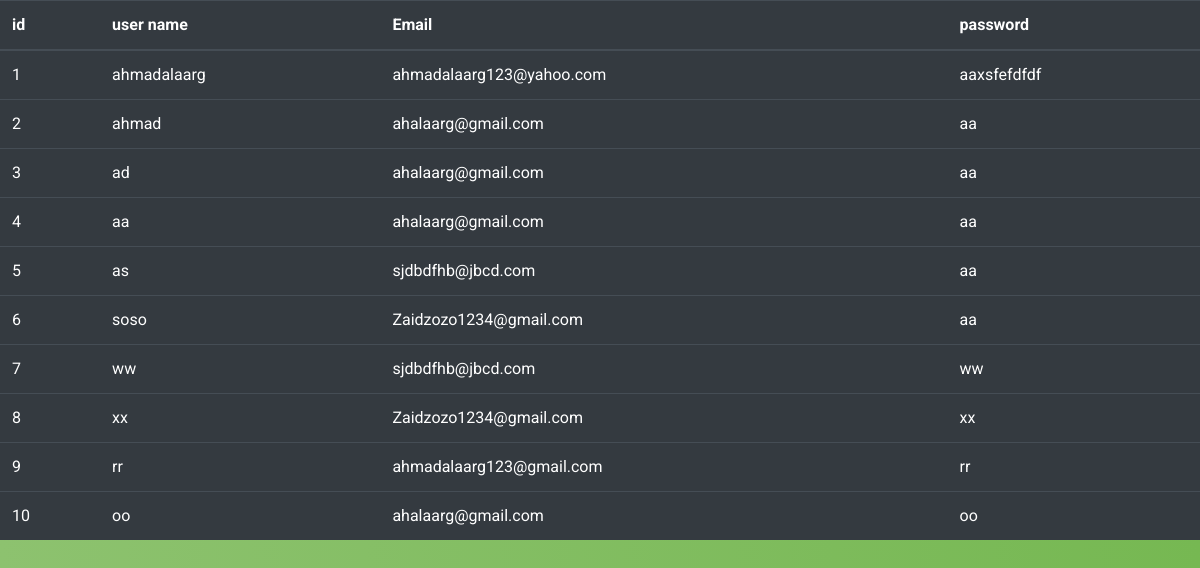
The app's page /admin.php with its own data.
### tables this page shows
CREATE TABLE `users` (
  `id` int(11) NOT NULL,
  `username` varchar(255) NOT NULL,
  `email` varchar(255) NOT NULL,
  `pass` varchar(255) NOT NULL
);

### admin.php (the view, shortened to what this page needs)
<!DOCTYPE html>
<html lang="en">
<head>
    <link rel="stylesheet" href="./assets/css/bootstrap.min.css" />
    <link rel="stylesheet" href="./assets/css/style.css" />
</head>
<body>
    <table class="table table-dark">
        <thead>
            <tr>
                <th scope="col">id</th>
                <th scope="col">user name</th>
                <th scope="col">Email</th>
                <th scope="col">password</th>
            </tr>
        </thead>
        <tbody>
            <?php
            include 'database.php';
            $sql = "SELECT * FROM users ";
            if ($result = mysqli_query($conn, $sql)) {
                while ($row = mysqli_fetch_row($result)) {
                    echo "
                        <tr>
                            <td>" . $row[0] . "</td>
                            <td>" . $row[1] . "</td>
                            <td>" . $row[2] . "</td>
                            <td>" . $row[3] . "</td>
                            </tr>
                                 ";
                };
            }
            ?>
        </tbody>
    </table>
</body>
</html>

### assets/css/style.css (style rules this page uses)
body { background: #76b852; background: -webkit-linear-gradient(right, #76b852, #8dc26f); background: -moz-linear-gradient(right, #76b852, #8dc26f); background: -o-linear-gradient(right, #76b852, #8dc26f); background: linear-gradient(to left, #76b852, #8dc26f); font-family: "Roboto", sans-serif; -webkit-font-smoothing: antialiased; -moz-osx-font-smoothing: grayscale; }

### records on screen
users: id "1", username "ahmadalaarg", email "ahmadalaarg123@yahoo.com", pass "aaxsfefdfdf"
users: id "2", username "ahmad", email "ahalaarg@gmail.com", pass "aa"
users: id "3", username "ad", email "ahalaarg@gmail.com", pass "aa"
users: id "4", username "aa", email "ahalaarg@gmail.com", pass "aa"
users: id "5", username "as", email "sjdbdfhb@jbcd.com", pass "aa"
users: id "6", username "soso", email "Zaidzozo1234@gmail.com", pass "aa"
users: id "7", username "ww", email "sjdbdfhb@jbcd.com", pass "ww"
users: id "8", username "xx", email "Zaidzozo1234@gmail.com", pass "xx"
users: id "9", username "rr", email "ahmadalaarg123@gmail.com", pass "rr"
users: id "10", username "oo", email "ahalaarg@gmail.com", pass "oo"
